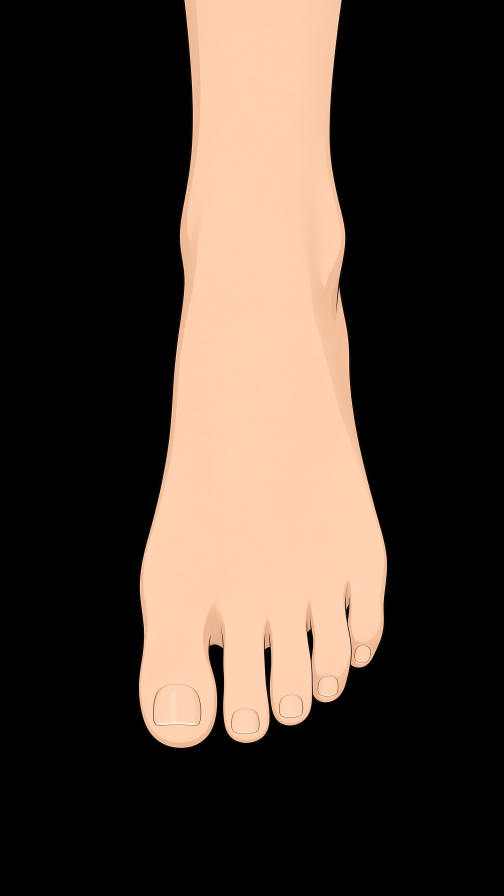
#> input picture ref/franzi/hands/originals/hand-foot-top.jpg, 1008 x 1792 px, given in place of target.png, which was not available (shown at 1/2 size)
$ python gate.py ../../ref/franzi/hands/originals/hand-foot-top.jpg
#> lines starting #> are read from the running program, lines starting #| are printed output that depends on the picture; after the words box and inside, x2 and y2 are one past the last pixel; in counts of white or black regions, pixels touching at a corner belong together; pictures that were not available may be replaced by others from this repository, and a replacement may not be noted
"""G0, the silhouette gate of the adult-body campaign (docs/adult-body-plan.md).

Compares the neck-down silhouette of a body type's underwear-only render with the fused Franzi target
(out/franzi/target.png, made by measure.py). Both silhouettes are measured by the same landmark rules and brought to
a common scale (chin to sole), then compared:

    IoU                  at least 0.93
    width at 10% steps   each within 5% (full ink width, and the body run where the arms are free)
    landmark heights     waist, hip, crotch each within 0.05 H of the target (H: the target's head height)

    ./harness/run.sh harness/franzi/gate.py BODY [HEIGHT] [--silhouette]   # renders it first; --silhouette: no underwear
    ./harness/run.sh harness/franzi/gate.py --self            # the target against itself: must pass

Exit status 0 on pass, 1 on a fail. The thresholds are fixed in the plan; change them only with a note in
docs/adult-body-status.md and the owner's say.
"""

import json
import subprocess
import sys
from pathlib import Path

import numpy as np
from PIL import Image

OUT = Path("out/franzi")
IOU_MIN, WIDTH_TOL, LANDMARK_TOL_H = 0.93, 0.05, 0.05
TARGET_H_PX = 352  # the references' head height (top of hair to chin) on the common canvas


def runs(row):
    d = np.diff(np.concatenate([[0], row.astype(int), [0]]))
    return list(zip(np.where(d == 1)[0], np.where(d == -1)[0]))


# [74 lines left out: functions rows_of, landmarks, silhouette, compare, not called in this run]


def main():
    args = [a for a in sys.argv[1:] if a != "--verbose"]  # --silhouette stays: the body only, no underwear
    if not args:
        sys.exit(__doc__)
    tm = np.array(Image.open(OUT / "target.png").convert("L")) > 128
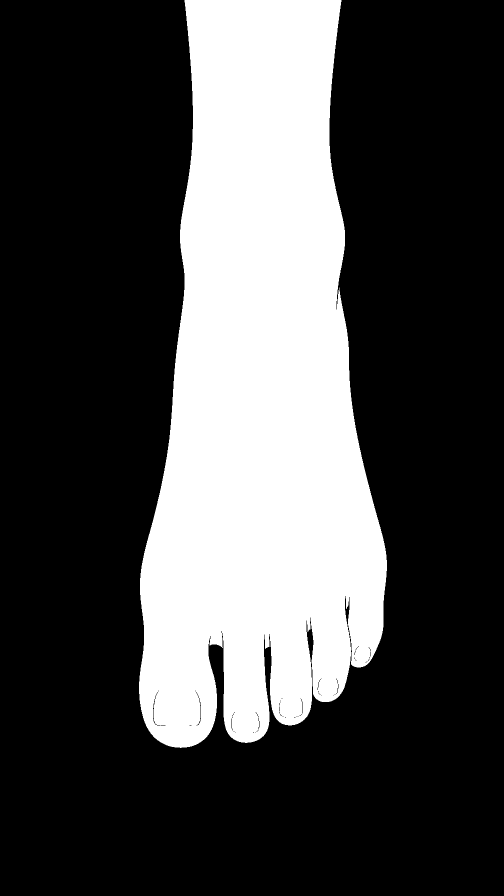
#> tm: shape (1792, 1008) bool (shown at 1/2 size); 29.1% white; 1 white region, box (x1, y1, x2, y2) and area: (278, 0, 774, 1496) 526303
    # The chin and the sole are the two rows both silhouettes know: the references' head height is 352 px (README).
    t_sh, t_sole = int(np.where(tm.any(1))[0].min() + TARGET_H_PX), int(np.where(tm.any(1))[0].max())
#> t_sh = 352; t_sole = 1495
    if args[0] == "--self":
        rm, r_sh, r_sole = tm, t_sh, t_sole
    else:
        body = args[0]
        sil = "--silhouette" in args
        height = next((a for a in args[1:] if not a.startswith("--")), None)
        svg = OUT / f"{body}-{'silhouette' if sil else 'underwear'}.svg"
        cmd = ["node", "harness/franzi/underwear.ts", body, str(svg), height or "-"] + (["silhouette"] if sil else [])
        subprocess.run(cmd, check=True)
#> (this line was passed over: subprocess is not available in this run)
        subprocess.run([sys.executable, "harness/svg2png.py", str(svg), str(svg.with_suffix(".png")), "--scale", "2"], check=True)
#> (this line was passed over: subprocess is not available in this run)
#> (the run stopped early here; a loop or call above may not have finished)

$ run again, on ref/franzi/hands/originals/hand-open-palm.jpg
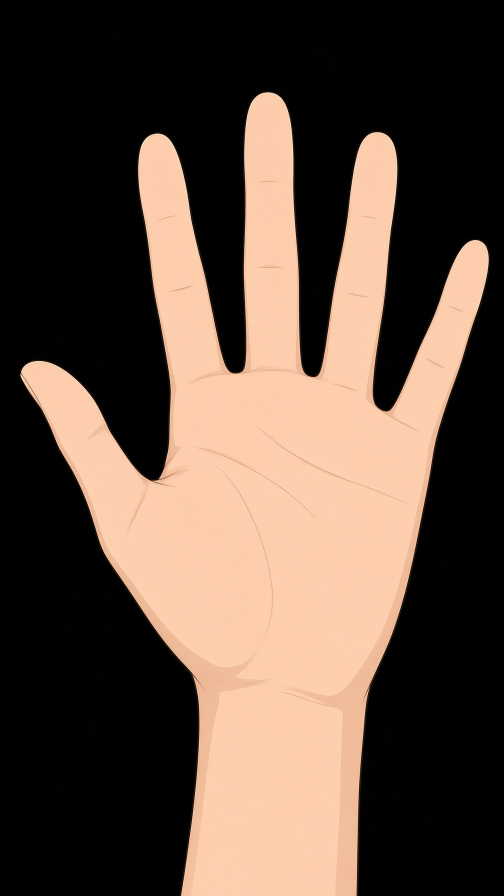
#> input picture ref/franzi/hands/originals/hand-open-palm.jpg, 1008 x 1792 px, given in place of target.png, which was not available (shown at 1/2 size)
#> in main, `tm = np.array(Image.open(OUT / "target.png").convert("L")) > 128`:
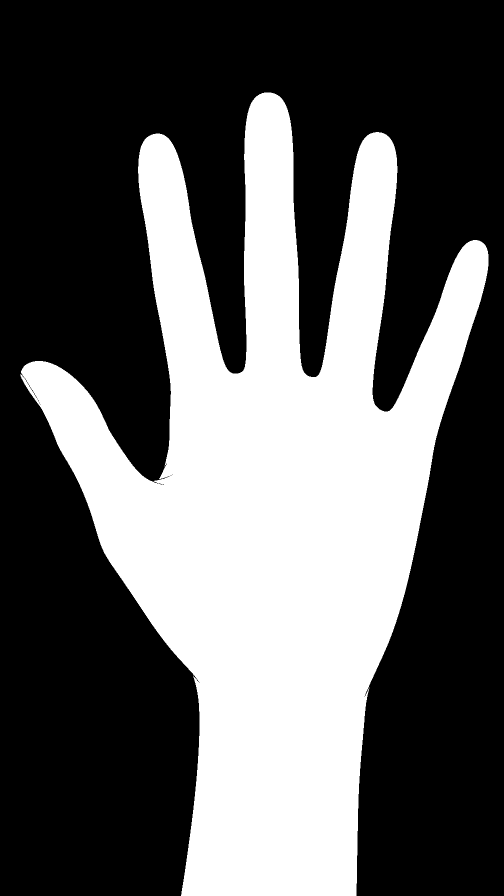
#> tm: shape (1792, 1008) bool (shown at 1/2 size); 37.3% white; 1 white region, box (x1, y1, x2, y2) and area: (41, 185, 977, 1792) 674404
#> t_sh = 537; t_sole = 1791

$ run again, on ref/franzi/hands/originals/hand-pointing.jpg
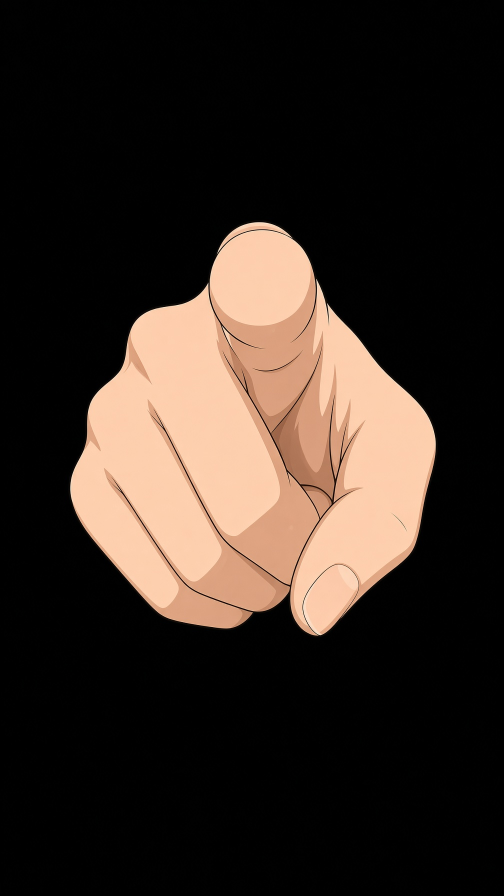
#> input picture ref/franzi/hands/originals/hand-pointing.jpg, 1008 x 1792 px, given in place of target.png, which was not available (shown at 1/2 size)
#> in main, `tm = np.array(Image.open(OUT / "target.png").convert("L")) > 128`:
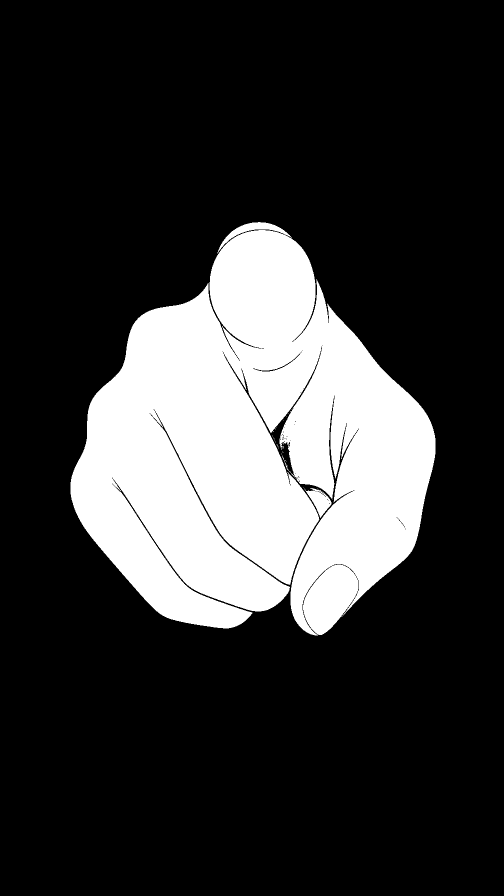
#> tm: shape (1792, 1008) bool (shown at 1/2 size); 21.6% white; 34 white regions (32 under 20 px), largest, box (x1, y1, x2, y2) and area: (141, 444, 871, 1271) 388676, (610, 976, 663, 1036) 1433
#> t_sh = 796; t_sole = 1270
